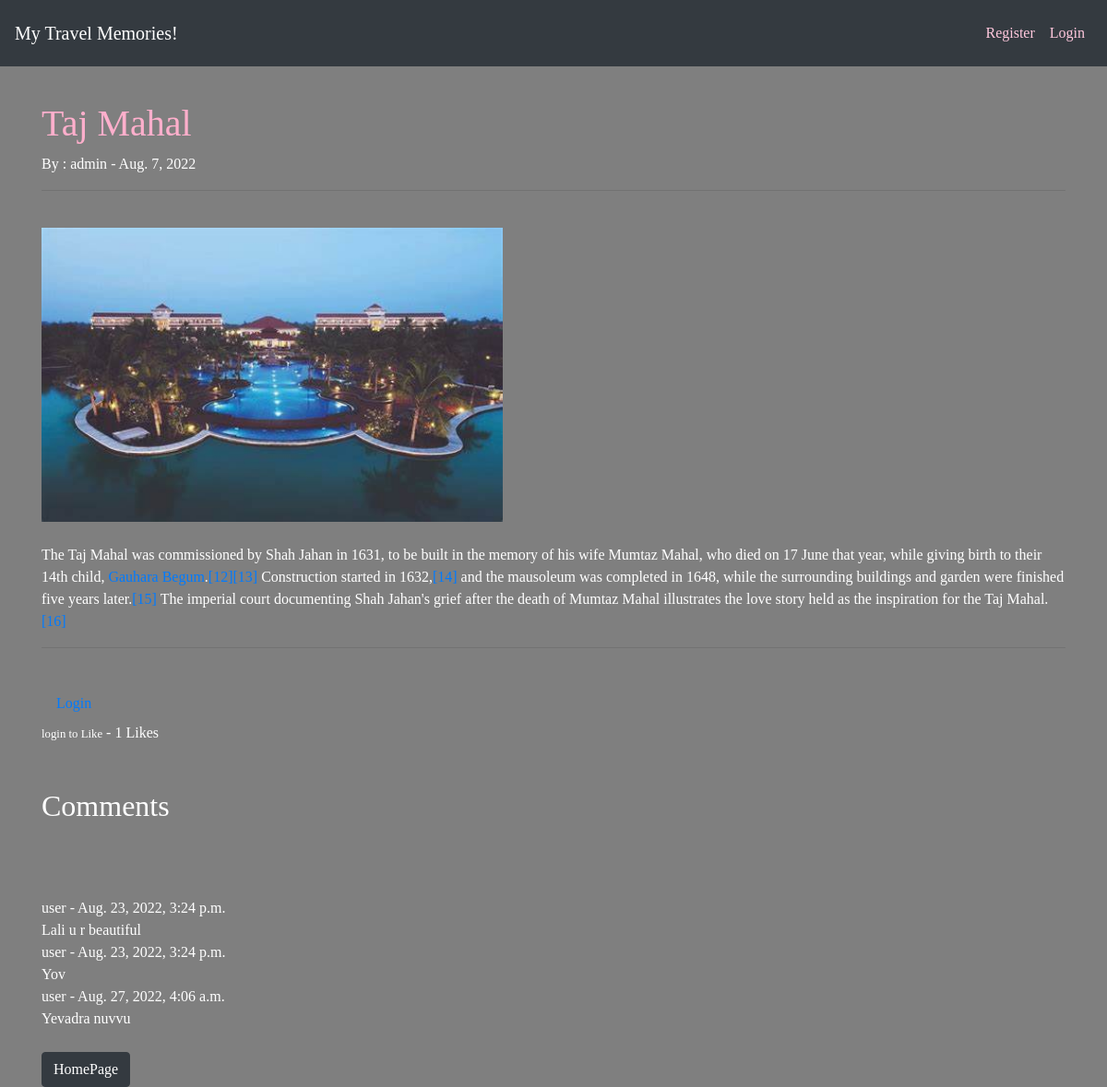
/user/admin/44, run on the app's committed database.
### blogcrud/models.py (models this page shows, shortened)
class Post(models.Model):
    title = models.CharField(max_length=255)
    header_image = models.ImageField(
        null=True, blank=True, upload_to="images/")
    title_tag = models.CharField(max_length=255, default="Blog Website")
    author = models.ForeignKey(User, on_delete=models.CASCADE)
    body = RichTextField(blank=True, null=True)
    post_date = models.DateField(auto_now_add=True)
    likes = models.ManyToManyField(User, related_name='blog_posts')
    def total_likes(self):
        return self.likes.count()

class Comment(models.Model):
    post = models.ForeignKey(
        Post, related_name="comments", on_delete=models.CASCADE)
    name = models.CharField(max_length=255 , default="user")
    comment = models.TextField()
    date_added = models.DateTimeField(auto_now_add=True)

### blogcrud/views.py (the view)
# urls.py: path('user/<str:usern>/<int:pk>',ArticleDetailView.as_view(),name='blogdetails'),
class ArticleDetailView(DetailView):
    model = Post
    template_name = 'blogdetails.html'
    success_url = reverse_lazy('updatepost')
    def get_context_data(self, *args, **kwargs):
        context = super(ArticleDetailView, self).get_context_data(
            *args, **kwargs)
        stuff = get_object_or_404(Post, id=self.kwargs['pk'])
        total_likes = stuff.total_likes()
        liked = False
        if stuff.likes.filter(id=self.request.user.id).exists():
            liked = True
        context["total_likes"]= total_likes
        context["liked"] = liked
        return context

### blogcrud/templates/blogdetails.html (shortened to what this page needs)
{% extends 'base.html' %}
{% block content %}
    <h1>{{ post.title }}</h1>
    By : {{ post.author.username }}
    - {{ post.post_date }}
    <hr>
    {% if post.header_image %}
    <br/>
        <img src="{{ post.header_image.url }}" width="500">
    <br/><br/>
    {% endif %}
    <div class="detbody">{{ post.body|safe }}</div>
    <hr>
    <br/>
    <form action="{% url 'like_post' post.pk %}"
    method="POST">
    {% if user.is_authenticated %}
        {% if liked %}
            <button type="submit" name="post_id" value
            ="{{ post.id }}" class="btn btn-danger
            btn-sm">Unlike</button>
        {% else %}
            <button type="submit" name="post_id" value
            ="{{ post.id }}" class="btn btn-primary
            btn-sm">Like</button>
        {% endif %}
    {% else %}
        <small><a class="nav-link" href="{% url 'login' %}">Login</a>login to Like</small>
    {% endif %}
        - {{total_likes}} Likes
    </form>
<br><br>
    <h2>Comments</h2>
    <br/>
    {% if  not post.comments.all %}
        No Comments Yet..
        {% if user.is_authenticated %}
        <a href="{% url 'addcomment' post.pk %}">ADD ONE</a>
        {% endif %}
    {% else %}
    <br/><br/>
            {% for comment in post.comments.all %}
                <strong>
                    {{comment.name}} -
                    {{comment.date_added}}
                </strong>
                <br/>
                {{comment.comment}}
                <br/>
            {% endfor %}
    {% endif %}
    <br/>
    <a href="{% url 'homecrud' %}" class="btn btn-dark">HomePage</a>
{% endblock %}

### blogcrud/templates/base.html (shortened to what this page needs)
{% load static %}
<!doctype html>
<html lang="en">
<head>
  <link rel="stylesheet" href="https://cdn.jsdelivr.net/npm/bootstrap@4.4.1/dist/css/bootstrap.min.css"
>
  <link rel="stylesheet" type="text/css" href="{% static 'css/style.css' %}">
</head>
<body>
  <div class="navbar">
    <nav class="navbar navbar-expand-lg navbar-dark bg-dark">
      <a class="navbar-brand m-3" href="{% url 'homecrud' %}">My Travel Memories!</a>
      <div class="collapse navbar-collapse" id="navbarSupportedContent">
        <ul class="navbar-nav ml-auto mr-3">
          {% if user.is_authenticated %}
          <li class="nav-item">
            <a class="nav-link" href="{% url 'addpost' %}"><span>Add Post</span></a>
          </li>
          <li class="nav-item">
            <a class="nav-link" href="{% url 'logout' %}"><span>Logout</span></a>
          </li>
          <li class="nav-item">
            <a class="nav-link" href="{% url 'profile' user.username %}"><span>Profile</span></a>
          </li>
          {% else %}
          <li class="nav-item">
            <a class="nav-link" href="{% url 'register' %}"><span>Register</span></a>
          </li>
          <li class="nav-item">
            <a class="nav-link" href="{% url 'login' %}"><span>Login</span></a>
          </li>
          {% endif %}
      </div>
    </nav>
  </div>
  <br />
  <div class="container">
    {% block content %}
    {% endblock %}
  </div>
</body>
</html>

### static/css/style.css (style rules this page uses)
* { font-family: 'Playfair Display', serif; font-size: 1rem; font-weight:lighter; box-sizing: border-box; }
body { background: linear-gradient(rgba(0, 0, 0, 0.5), rgba(0, 0, 0, 0.5)),url('https://c4.wallpaperflare.com/wallpaper/765/992/4/road-in-black-and-white-wallpaper-preview.jpg') ; background-repeat: no-repeat; background-size: cover; background-attachment: fixed; color: white; font-family: 'Playfair Display', serif; font-size: 1.6rem; }
.navbar { padding: 0; width: 100%; min-height: 3.5rem; }
h1 { color:#ffafcc; }
.nav-item span { color:#ffc8dd; }

### data on the page
Post: title "Taj Mahal", author.username "admin", post_date "Aug. 7, 2022", header_image (picture), body "The Taj Mahal was commissioned by Shah Jahan in 1631, to be built in the memory of his wife Mumtaz Mahal, who died on 17 June that year, while giving birth to their 14th child, Gauhara Begum . [12] [13] Construction started in 1632, [14] and the mausoleum was completed in 1648, while the surrounding buildings and garden were finished five years later. [15] The imperial court documenting Shah Jahan's grief after the death of Mumtaz Mahal illustrates the love story held as the inspiration for the Taj Mahal. [16]"
Comment: name "user", date_added "Aug. 23, 2022, 3:24 p.m.", comment "Lali u r beautiful"
Comment: name "user", date_added "Aug. 23, 2022, 3:24 p.m.", comment "Yov"
Comment: name "user", date_added "Aug. 27, 2022, 4:06 a.m.", comment "Yevadra nuvvu"

### other printed values
{{ total_likes }} "1"
